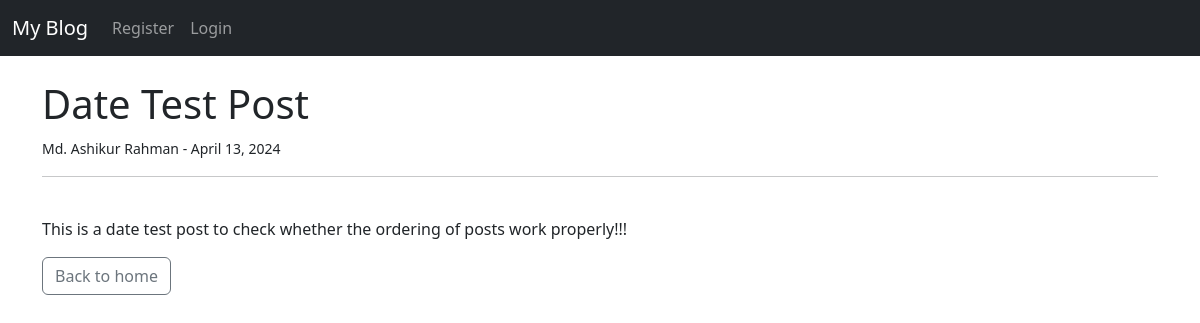
Page /article/10 on the earlier database version.
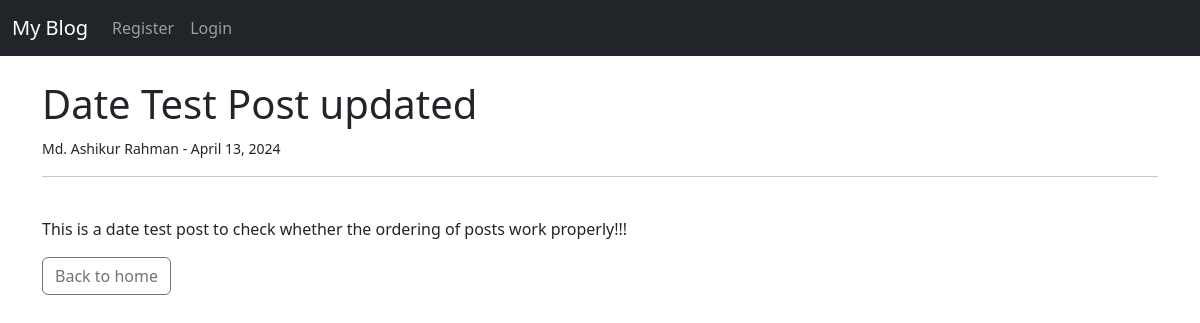
Same page on the later database version.
### theblog/models.py (models this page shows, shortened)
class Post(models.Model):
    title = models.CharField(max_length=255)
    title_tag = models.CharField(max_length=255)
    author = models.ForeignKey(User, on_delete=models.CASCADE)
    body = models.TextField()
    post_date = models.DateField(auto_now_add=True)

### theblog/views.py (the view)
# urls.py: path("article/<int:pk>", views.ArticleDetailView.as_view(), name="article-detail"),
class ArticleDetailView(DetailView):
    model = Post
    template_name = "article_details.html"

### theblog/templates/article_details.html (shortened to what this page needs)
{% extends 'base.html' %}
{% block content %}
<h1>{{post.title}}</h1>
<small>
    {{post.author.first_name}} {{post.author.last_name}} -
    {{post.post_date}}
</small>
<br>
<hr><br>
<p>
    {{post.body}}
</p>
<a href="{% url 'home' %}" class="btn btn-outline-secondary">
    Back to home
</a>
{% endblock %}

Differences in the rows shown:
changed Post "This is a date test post to check whether the ordering of posts work properly!!!": title "Date Test Post" → "Date Test Post updated"
